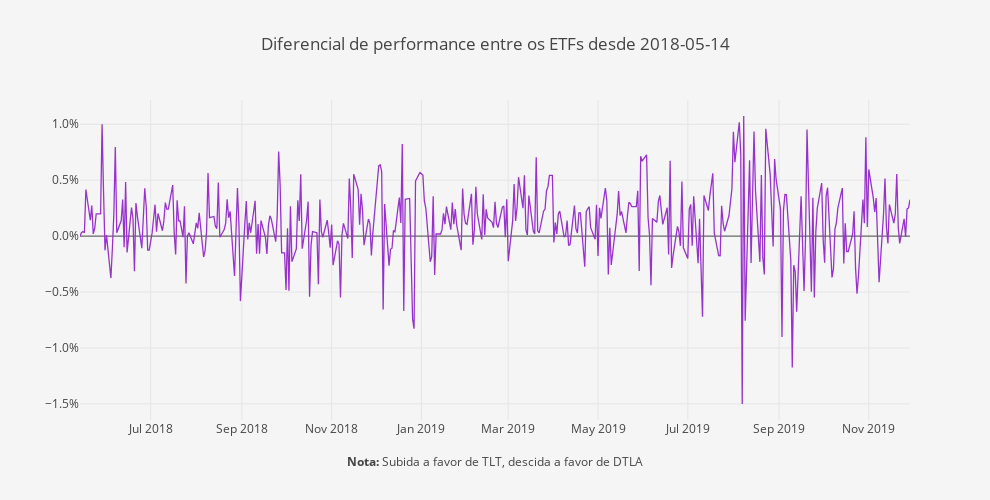

This figure's notebook cell:
### Code cell
layout = go.Layout(
    title='Diferencial de performance entre os ETFs desde ' + Begin,
    plot_bgcolor='#f5f5f5',
    paper_bgcolor='#f5f5f5',
    width=990,
    height=500,
    xaxis=dict(
        title='<b>Nota:</b> Subida a favor de ' + fundos.columns[0] + ', descida a favor de ' + fundos.columns[1],
        showgrid=True,
        titlefont=dict(size=12),
    ),
    yaxis=dict(
        title='',
        showgrid=True,
        zeroline=True, # Adicionar ou não a zero line
        tickformat=".1%" # tickformat=".2%" se quiseres mais casas decimais
    ))

trace0 = go.Scatter(
    x = fundos.index,
    y = (round(((fundos.iloc[:, 0]/fundos.iloc[:, 1])- 1), 5)),
    name = 'Portfolio',
    line = dict(
        color = 'darkorchid',
        width = 1.3)
)

data = [trace0]
        
fig = go.Figure(data=data, layout=layout)
py.iplot(fig)

### Figure 1 — Plotly figure (JSON) as saved in the notebook; plotly's stock layout.template omitted (floating-point values rounded to 4 significant figures; data arrays with more than 128 entries replaced by an {"elided": "..."} marker saying what was removed)
{"data": [{"line": {"color": "darkorchid", "width": 1.3}, "name": "Portfolio", "type": "scatter", "uid": "889eddbd-d703-45d0-9338-cde2d84afe90", "x": {"elided": "407 str values"}, "y": {"elided": "407 float values"}}], "layout": {"height": 500, "paper_bgcolor": "#f5f5f5", "plot_bgcolor": "#f5f5f5", "title": {"text": "Diferencial de performance entre os ETFs desde 2018-05-14"}, "width": 990, "xaxis": {"autorange": true, "range": ["2018-05-14", "2019-11-29"], "showgrid": true, "title": {"font": {"size": 12}, "text": "<b>Nota:</b> Subida a favor de TLT, descida a favor de DTLA"}, "type": "date"}, "yaxis": {"autorange": true, "range": [-0.01644, 0.01217], "showgrid": true, "tickformat": ".1%", "title": {"text": ""}, "type": "linear", "zeroline": true}}}
